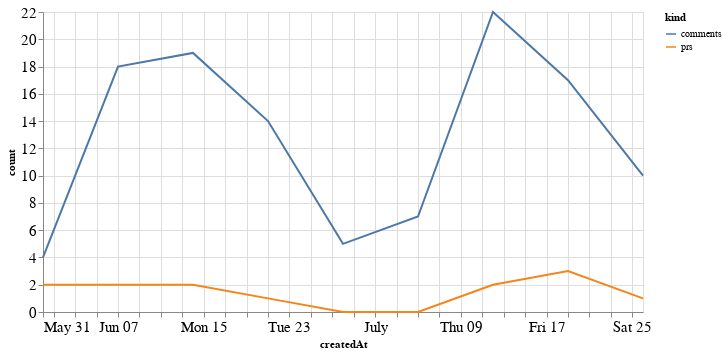

The cell this chart's notebook holds for it:
### Code cell
alt.Chart(total_time, width=600).mark_line().encode(
    x='createdAt',
    y='count',
    color='kind'
)

### Figure 1 — Vega-Lite specification as saved in the notebook (floating-point values rounded to 4 significant figures)
{"config": {"axisLeft": {"labelFontSize": 15}, "axisBottom": {"labelFontSize": 15}}, "data": {"name": "data-8838ab3d9f9773957085c4c61417b571"}, "mark": "line", "encoding": {"color": {"type": "nominal", "field": "kind"}, "x": {"type": "temporal", "field": "createdAt"}, "y": {"type": "quantitative", "field": "count"}}, "width": 600, "$schema": "https://vega.github.io/schema/vega-lite/v4.8.1.json", "datasets": {"data-8838ab3d9f9773957085c4c61417b571": [{"createdAt": "2020-05-31T00:00:00", "kind": "prs", "count": 2}, {"createdAt": "2020-06-07T00:00:00", "kind": "prs", "count": 2}, {"createdAt": "2020-06-14T00:00:00", "kind": "prs", "count": 2}, {"createdAt": "2020-06-21T00:00:00", "kind": "prs", "count": 1}, {"createdAt": "2020-06-28T00:00:00", "kind": "prs", "count": 0}, {"createdAt": "2020-07-05T00:00:00", "kind": "prs", "count": 0}, {"createdAt": "2020-07-12T00:00:00", "kind": "prs", "count": 2}, {"createdAt": "2020-07-19T00:00:00", "kind": "prs", "count": 3}, {"createdAt": "2020-07-26T00:00:00", "kind": "prs", "count": 1}, {"createdAt": "2020-05-31T00:00:00", "kind": "comments", "count": 4}, {"createdAt": "2020-06-07T00:00:00", "kind": "comments", "count": 18}, {"createdAt": "2020-06-14T00:00:00", "kind": "comments", "count": 19}, {"createdAt": "2020-06-21T00:00:00", "kind": "comments", "count": 14}, {"createdAt": "2020-06-28T00:00:00", "kind": "comments", "count": 5}, {"createdAt": "2020-07-05T00:00:00", "kind": "comments", "count": 7}, {"createdAt": "2020-07-12T00:00:00", "kind": "comments", "count": 22}, {"createdAt": "2020-07-19T00:00:00", "kind": "comments", "count": 17}, {"createdAt": "2020-07-26T00:00:00", "kind": "comments", "count": 10}]}}
